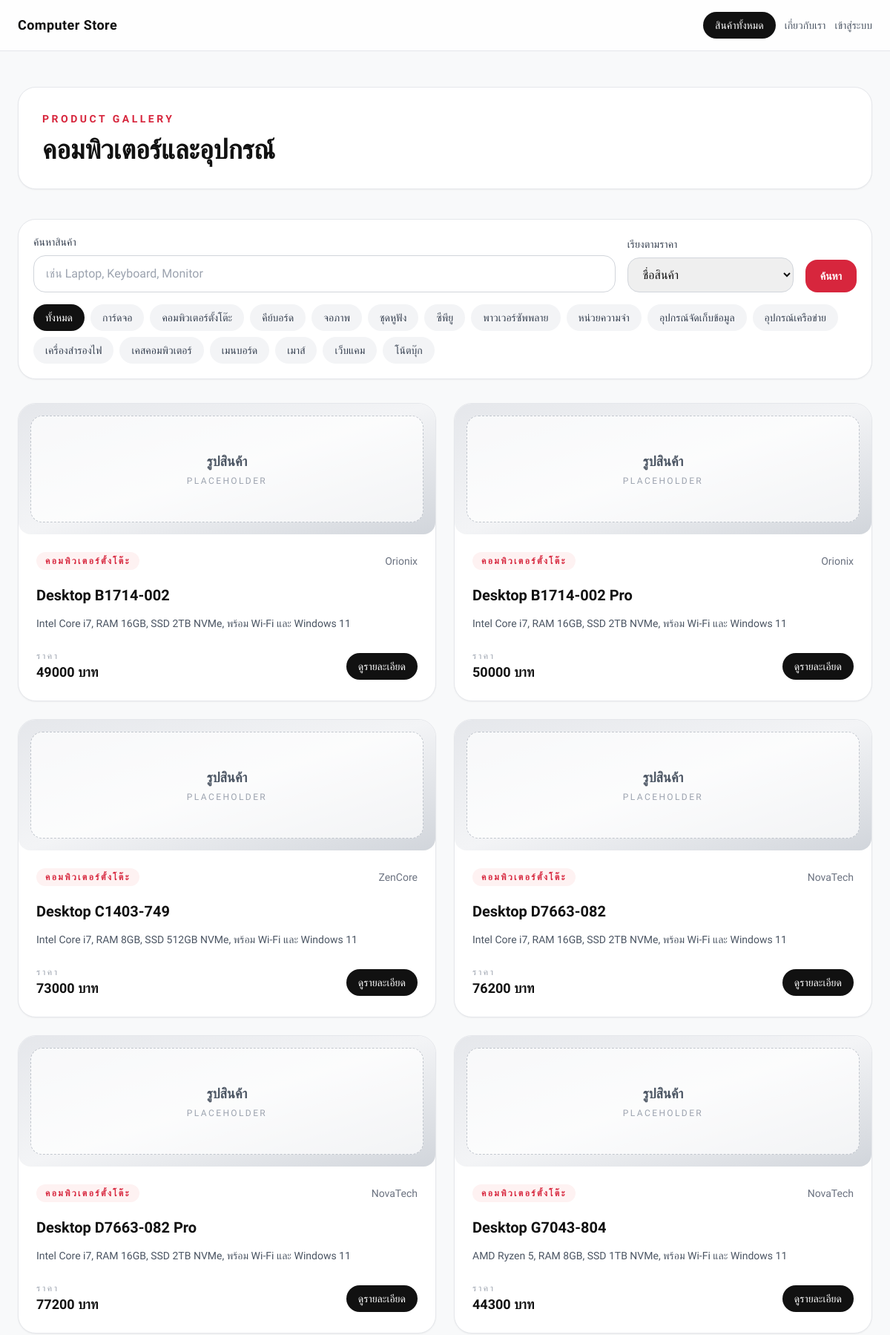
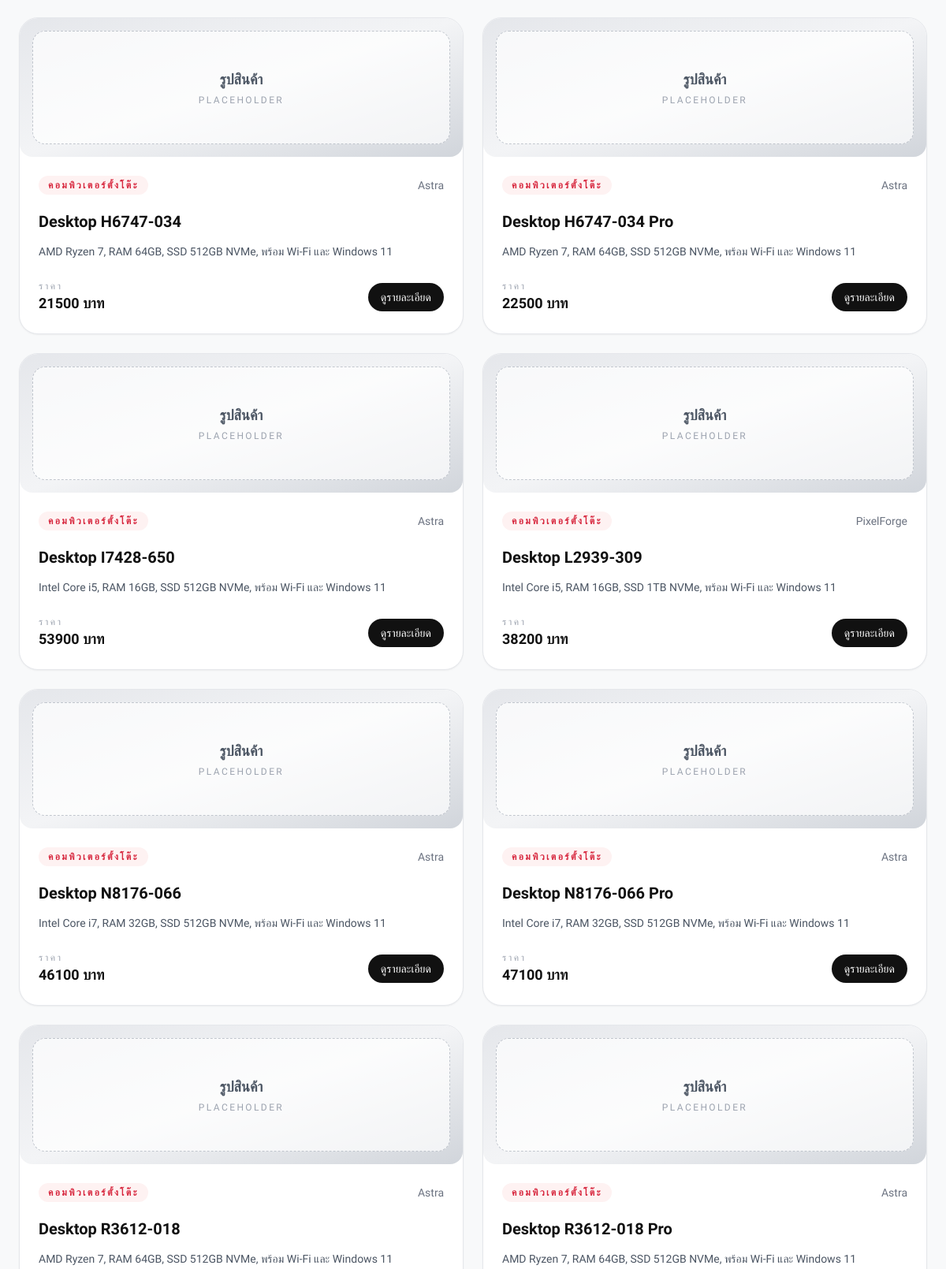
Page /products (upper part) on the committed database (2 pictures, top to bottom).
### shop/models.py (models this page shows, shortened)
class Category(models.Model):
    name = models.CharField(max_length=100, unique=True)
    class Meta:
        verbose_name_plural = 'Categories'

class Product(models.Model):
    name = models.CharField(max_length=200, unique=True)
    brand = models.ForeignKey(Brand, on_delete=models.CASCADE, related_name='products')
    category = models.ForeignKey(Category, on_delete=models.CASCADE, related_name='products')
    description = models.TextField(blank=True)
    price = models.DecimalField(max_digits=10, decimal_places=2)
    created_at = models.DateTimeField(auto_now_add=True)

class Brand(models.Model):
    name = models.CharField(max_length=100, unique=True)

### myapp/views.py (the view)
# urls.py: path('products', AllProducts, name='all-products'),
def AllProducts(request):
    query = request.GET.get('q', '').strip()
    category_id = request.GET.get('category', '')
    sort_by = request.GET.get('sort', 'name')
    products = ShopProduct.objects.select_related('brand', 'category')
    if query:
        products = products.filter(name__icontains=query)
    if category_id:
        products = products.filter(category_id=category_id)
    if sort_by == 'price_low_to_high':
        products = products.order_by('price', 'name')
    elif sort_by == 'price_high_to_low':
        products = products.order_by('-price', 'name')
    else:
        products = products.order_by('name')
    categories = Category.objects.all().order_by('name')
    context = {
        'products': products,
        'categories': categories,
        'active_category': category_id,
        'query': query,
        'sort_by': sort_by,
    }
    return render(request, 'allproducts.html', context)

### myapp/templates/allproducts.html (shortened to what this page needs)
<!doctype html>
<html lang="th">
  <head>
    <script src="https://cdn.tailwindcss.com"></script>
  </head>
  <body class="bg-paper text-ink">
    <nav class="border-b border-gray-200 bg-white/80 backdrop-blur">
      <div
        class="mx-auto flex max-w-7xl flex-wrap items-center justify-between gap-4 px-6 py-4"
      >
        <a href="{% url 'home' %}" class="text-lg font-semibold tracking-wide"
          >Computer Store</a
        >
        <div class="flex flex-wrap items-center gap-3">
          <a
            href="{% url 'all-products' %}"
            class="rounded-full bg-ink px-4 py-2 text-sm font-medium text-white"
            >สินค้าทั้งหมด</a
          >
          <a
            href="{% url 'about' %}"
            class="text-sm font-medium text-gray-600 hover:text-accent"
            >เกี่ยวกับเรา</a
          >
          <a
            href="{% url 'login' %}"
            class="text-sm font-medium text-gray-600 hover:text-accent"
            >เข้าสู่ระบบ</a
          >
        </div>
      </div>
    </nav>
    <main class="mx-auto max-w-7xl px-6 py-12">
      <section
        class="mb-10 rounded-3xl border border-gray-200 bg-white p-8 shadow-sm"
      >
        <p
          class="text-sm font-semibold uppercase tracking-[0.25em] text-accent"
        >
          Product Gallery
        </p>
        <h1 class="mt-3 text-3xl font-bold sm:text-4xl">
          คอมพิวเตอร์และอุปกรณ์
        </h1>
      </section>
      <section
        class="mb-8 rounded-3xl border border-gray-200 bg-white p-5 shadow-sm"
      >
        <form method="get" class="flex flex-col gap-4 lg:flex-row lg:items-end">
          <div class="flex-1">
            <label
              class="mb-2 block text-sm font-medium text-gray-700"
              for="search"
              >ค้นหาสินค้า</label
            >
            <input
              id="search"
              name="q"
              value="{{ query }}"
              type="text"
              placeholder="เช่น Laptop, Keyboard, Monitor"
              class="w-full rounded-2xl border border-gray-300 px-4 py-3 outline-none ring-0 focus:border-accent"
            />
          </div>
          <div class="w-full lg:w-56">
            <label
              class="mb-2 block text-sm font-medium text-gray-700"
              for="sort"
              >เรียงตามราคา</label
            >
            <select
              id="sort"
              name="sort"
              class="w-full rounded-2xl border border-gray-300 px-4 py-3 outline-none focus:border-accent"
            >
              <option
                value="name"
                {%
                if
                sort_by=""
                ="name"
                %}selected{%
                endif
                %}
              >
                ชื่อสินค้า
              </option>
            </select>
          </div>
          <button
            type="submit"
            class="rounded-2xl bg-accent px-5 py-3 text-sm font-semibold text-white"
          >
            ค้นหา
          </button>
        </form>
        <div class="mt-4 flex flex-wrap gap-2">
          <a
            href="{% url 'all-products' %}"
            class="rounded-full px-4 py-2 text-sm font-medium {% if not active_category %}bg-ink text-white{% else %}bg-gray-100 text-gray-700 hover:bg-gray-200{% endif %}"
            >ทั้งหมด</a
          >
          {% for category in categories %}
          <a
            href="{% url 'all-products' %}?q={{ query|urlencode }}&category={{ category.id }}"
            class="rounded-full px-4 py-2 text-sm font-medium {% if category.id|stringformat:'s' == active_category %}bg-accent text-white{% else %}bg-gray-100 text-gray-700 hover:bg-gray-200{% endif %}"
          >
            {{ category.name }}
          </a>
          {% endfor %}
        </div>
      </section>
      <section class="grid gap-6 md:grid-cols-2 xl:grid-cols-3">
        {% for product in products %}
        <article
          class="overflow-hidden rounded-3xl border border-gray-200 bg-white shadow-sm transition hover:-translate-y-1 hover:shadow-md"
        >
          <div
            class="flex h-44 items-center justify-center overflow-hidden rounded-2xl bg-gradient-to-br from-gray-200 via-gray-100 to-gray-300 p-4"
          >
            <div
              class="flex h-full w-full flex-col items-center justify-center rounded-2xl border border-dashed border-gray-400/60 bg-white/70 text-center text-sm font-medium text-gray-500"
            >
              <span class="text-lg font-semibold text-gray-600">รูปสินค้า</span>
              <span
                class="mt-1 text-xs uppercase tracking-[0.2em] text-gray-400"
              >
                Placeholder
              </span>
            </div>
          </div>
          <div class="p-6">
            <div class="flex items-center justify-between">
              <span
                class="rounded-full bg-red-50 px-3 py-1 text-xs font-semibold uppercase tracking-[0.2em] text-accent"
                >{{ product.category.name }}</span
              >
              <span class="text-sm text-gray-500"
                >{{ product.brand.name }}</span
              >
            </div>
            <h2 class="mt-5 text-xl font-semibold">{{ product.name }}</h2>
            <p class="mt-3 text-sm leading-6 text-gray-600">
              {{ product.description|truncatechars:110 }}
            </p>
            <div class="mt-6 flex items-center justify-between">
              <div>
                <p class="text-xs uppercase tracking-[0.2em] text-gray-400">
                  ราคา
                </p>
                <p class="text-lg font-semibold text-ink">
                  {{ product.price|floatformat:0 }} บาท
                </p>
              </div>
              <a
                href="{% url 'product-detail' product.id %}"
                class="rounded-full bg-ink px-4 py-2 text-sm font-medium text-white"
                >ดูรายละเอียด</a
              >
            </div>
          </div>
        </article>
        {% empty %}
        <div
          class="col-span-full rounded-3xl border border-dashed border-gray-300 bg-white p-10 text-center text-gray-600"
        >
          ไม่พบสินค้าที่ตรงกับคำค้นหาของคุณ
        </div>
        {% endfor %}
      </section>
    </main>
  </body>
</html>

### myapp/templates/allproducts.html (style rules this page uses)
body { font-family: "Prompt", sans-serif; }

### rows in the picture
Category: name "การ์ดจอ"
Category: name "คอมพิวเตอร์ตั้งโต๊ะ"
Category: name "คีย์บอร์ด"
Category: name "จอภาพ"
Category: name "ชุดหูฟัง"
Category: name "ซีพียู"
Category: name "พาวเวอร์ซัพพลาย"
Category: name "หน่วยความจำ"
Category: name "อุปกรณ์จัดเก็บข้อมูล"
Category: name "อุปกรณ์เครือข่าย"
Category: name "เครื่องสำรองไฟ"
Category: name "เคสคอมพิวเตอร์"
Category: name "เมนบอร์ด"
Category: name "เมาส์"
Category: name "เว็บแคม"
Category: name "โน้ตบุ๊ก"
Product: category.name "คอมพิวเตอร์ตั้งโต๊ะ", brand.name "Orionix", name "Desktop B1714-002", description "Intel Core i7, RAM 16GB, SSD 2TB NVMe, พร้อม Wi-Fi และ Windows 11", price "49000"
Product: category.name "คอมพิวเตอร์ตั้งโต๊ะ", brand.name "Orionix", name "Desktop B1714-002 Pro", description "Intel Core i7, RAM 16GB, SSD 2TB NVMe, พร้อม Wi-Fi และ Windows 11", price "50000"
Product: category.name "คอมพิวเตอร์ตั้งโต๊ะ", brand.name "ZenCore", name "Desktop C1403-749", description "Intel Core i7, RAM 8GB, SSD 512GB NVMe, พร้อม Wi-Fi และ Windows 11", price "73000"
Product: category.name "คอมพิวเตอร์ตั้งโต๊ะ", brand.name "NovaTech", name "Desktop D7663-082", description "Intel Core i7, RAM 16GB, SSD 2TB NVMe, พร้อม Wi-Fi และ Windows 11", price "76200"
Product: category.name "คอมพิวเตอร์ตั้งโต๊ะ", brand.name "NovaTech", name "Desktop D7663-082 Pro", description "Intel Core i7, RAM 16GB, SSD 2TB NVMe, พร้อม Wi-Fi และ Windows 11", price "77200"
Product: category.name "คอมพิวเตอร์ตั้งโต๊ะ", brand.name "NovaTech", name "Desktop G7043-804", description "AMD Ryzen 5, RAM 8GB, SSD 1TB NVMe, พร้อม Wi-Fi และ Windows 11", price "44300"
Product: category.name "คอมพิวเตอร์ตั้งโต๊ะ", brand.name "Astra", name "Desktop H6747-034", description "AMD Ryzen 7, RAM 64GB, SSD 512GB NVMe, พร้อม Wi-Fi และ Windows 11", price "21500"
Product: category.name "คอมพิวเตอร์ตั้งโต๊ะ", brand.name "Astra", name "Desktop H6747-034 Pro", description "AMD Ryzen 7, RAM 64GB, SSD 512GB NVMe, พร้อม Wi-Fi และ Windows 11", price "22500"
Product: category.name "คอมพิวเตอร์ตั้งโต๊ะ", brand.name "Astra", name "Desktop I7428-650", description "Intel Core i5, RAM 16GB, SSD 512GB NVMe, พร้อม Wi-Fi และ Windows 11", price "53900"
Product: category.name "คอมพิวเตอร์ตั้งโต๊ะ", brand.name "PixelForge", name "Desktop L2939-309", description "Intel Core i5, RAM 16GB, SSD 1TB NVMe, พร้อม Wi-Fi และ Windows 11", price "38200"
Product: category.name "คอมพิวเตอร์ตั้งโต๊ะ", brand.name "Astra", name "Desktop N8176-066", description "Intel Core i7, RAM 32GB, SSD 512GB NVMe, พร้อม Wi-Fi และ Windows 11", price "46100"
Product: category.name "คอมพิวเตอร์ตั้งโต๊ะ", brand.name "Astra", name "Desktop N8176-066 Pro", description "Intel Core i7, RAM 32GB, SSD 512GB NVMe, พร้อม Wi-Fi และ Windows 11", price "47100"
Product: category.name "คอมพิวเตอร์ตั้งโต๊ะ", brand.name "Astra", name "Desktop R3612-018", description "AMD Ryzen 7, RAM 64GB, SSD 512GB NVMe, พร้อม Wi-Fi และ Windows 11"
Product: category.name "คอมพิวเตอร์ตั้งโต๊ะ", brand.name "Astra", name "Desktop R3612-018 Pro", description "AMD Ryzen 7, RAM 64GB, SSD 512GB NVMe, พร้อม Wi-Fi และ Windows 11"
